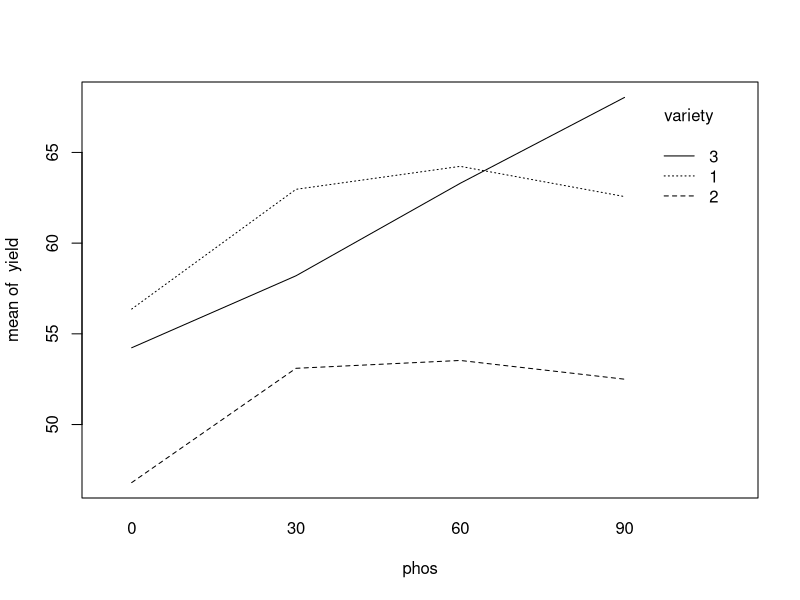

Reproduce this figure in R.

## ST512 
## Author: Prof Ryan Martin (www4.stat.ncsu.edu/~rmartin)
## R code for Example 18.1 in Ott & Longnecker

library(lme4)
library(lmerTest)

soybean <- read.table(file="data/example_18-1.txt", header=TRUE)
print(soybean)

soybean$field <- factor(soybean$field)
soybean$phos <- factor(soybean$phos)
soybean$variety <- factor(soybean$variety)

with(soybean, interaction.plot(phos, variety, yield))

o <- lmer(yield ~ variety * phos + (1 | field) + (1 | variety:field), data=soybean)
summary(o, correlation=FALSE)
anova(o)

oo <- lmer(yield ~ variety * phos + (1 | field), data=soybean)
summary(oo, correlation=FALSE)
anova(oo)
anova(oo, o)
